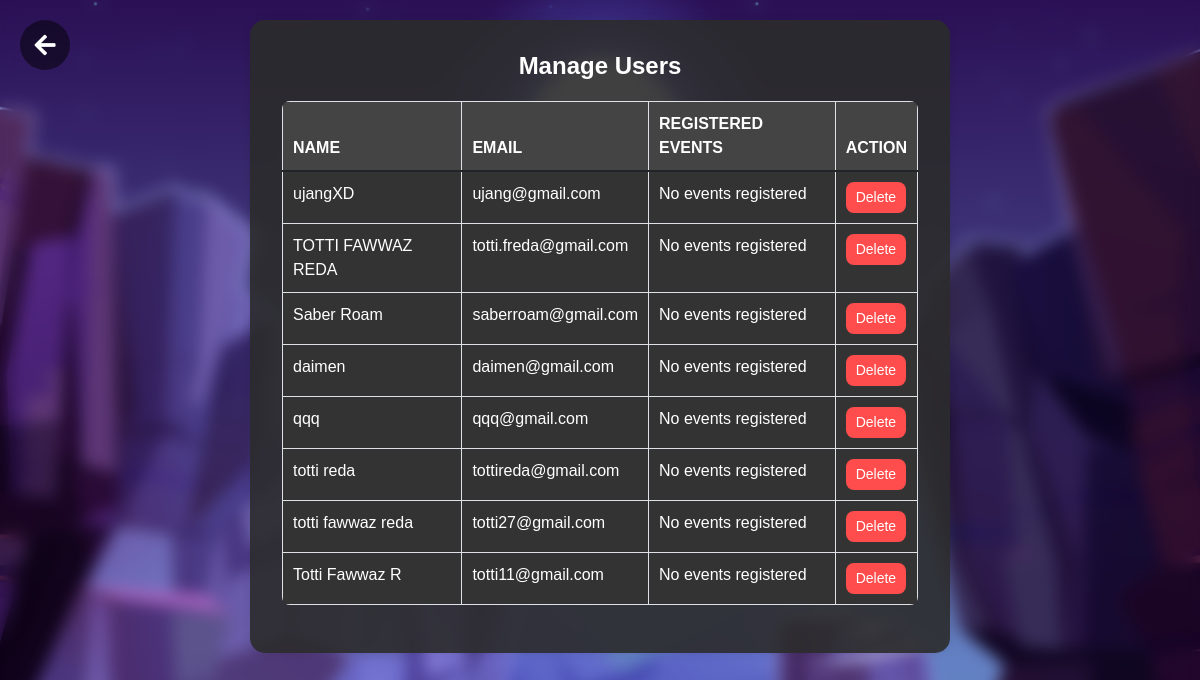
The page /manage_users.php on the database its author committed.
### tables this page shows
CREATE TABLE `users` (
  `id` int(11) NOT NULL,
  `name` varchar(100) NOT NULL,
  `email` varchar(100) NOT NULL,
  `password` varchar(255) NOT NULL,
  `created_at` timestamp NOT NULL DEFAULT current_timestamp(),
  `profile_image` varchar(255) DEFAULT 'fotoguest.jpeg'
);

### manage_users.php (the view, shortened to what this page needs)
<?php
$servername = "localhost";
$username = "root";
$password = "";
$dbname = "event_management";
$conn = new mysqli($servername, $username, $password, $dbname);
$sql = "SELECT id, name, email FROM users WHERE email NOT LIKE '%@admin.com%'";
$result = $conn->query($sql);
?>
<!DOCTYPE html>
<html lang="en">
<head>
    <link href="https://cdn.jsdelivr.net/npm/bootstrap@5.1.3/dist/css/bootstrap.min.css" rel="stylesheet">
    <link rel="stylesheet" href="https://cdnjs.cloudflare.com/ajax/libs/font-awesome/5.15.3/css/all.min.css">
    <link href="https://cdn.jsdelivr.net/npm/sweetalert2@11.7.1/dist/sweetalert2.min.css" rel="stylesheet">
</head>
<body>
<a href="dashboard_admin.php" class="back-arrow">
    <i class="fas fa-arrow-left"></i>
</a>
<div class="container-wrap">
    <div class="manage-users-container">
        <h2>Manage Users</h2>
        <table class="table table-bordered">
            <thead>
                <tr>
                    <th>NAME</th>
                    <th>EMAIL</th>
                    <th>REGISTERED EVENTS</th>
                    <th>ACTION</th>
                </tr>
            </thead>
            <tbody>
                <?php
                if ($result->num_rows > 0) {
                    while($row = $result->fetch_assoc()) {
                        echo "<tr>";
                        echo "<td>" . htmlspecialchars($row['name']) . "</td>";
                        echo "<td>" . htmlspecialchars($row['email']) . "</td>";
                        echo "<td>No events registered</td>";
                        echo '<td><button class="btn btn-danger" onclick="confirmDelete(' . $row['id'] . ')">Delete</button></td>';
                        echo "</tr>";
                    }
                } else {
                    echo "<tr><td colspan='4' class='text-center'>No users found</td></tr>";
                }
                ?>
            </tbody>
        </table>
    </div>
</div>
</body>
</html>

### manage_users.php (style rules this page uses)
body { min-height: 100vh; display: flex; justify-content: center; align-items: flex-start; font-family: 'Poppins', sans-serif; background: url('images/background_login.png') no-repeat center center fixed; background-size: cover; }
.container-wrap { width: 100%; min-height: 100vh; display: flex; justify-content: center; align-items: flex-start; padding-top: 20px; backdrop-filter: blur(8px); box-sizing: border-box; }
.manage-users-container { background-color: rgba(44, 44, 44, 0.9); padding: 2rem; border-radius: 15px; box-shadow: 0 0 10px rgba(0, 0, 0, 0.1); color: #fff; width: 700px; z-index: 1; position: relative; }
.manage-users-container h2 { font-size: 24px; font-weight: 600; margin-bottom: 20px; text-align: center; }
.manage-users-container table { width: 100%; background-color: #333; border-radius: 8px; overflow: hidden; }
.manage-users-container th, .manage-users-container td { padding: 10px; text-align: left; color: #fff; }
.manage-users-container th { background-color: #444; }
.manage-users-container .btn-danger { background-color: #ff4d4d; border: none; padding: 5px 10px; border-radius: 8px; font-size: 14px; }
.back-arrow { position: absolute; top: 20px; left: 20px; display: flex; justify-content: center; align-items: center; width: 50px; height: 50px; background-color: rgba(0, 0, 0, 0.5); border-radius: 50%; cursor: pointer; z-index: 2; text-decoration: none; }
.back-arrow i { color: white; font-size: 24px; }

### rows shown on the page
users: name "ujangXD", email "ujang@gmail.com"
users: name "TOTTI FAWWAZ REDA", email "totti.freda@gmail.com"
users: name "Saber Roam", email "saberroam@gmail.com"
users: name "daimen", email "daimen@gmail.com"
users: name "qqq", email "qqq@gmail.com"
users: name "totti reda", email "tottireda@gmail.com"
users: name "totti fawwaz reda", email "totti27@gmail.com"
users: name "Totti Fawwaz R", email "totti11@gmail.com"
